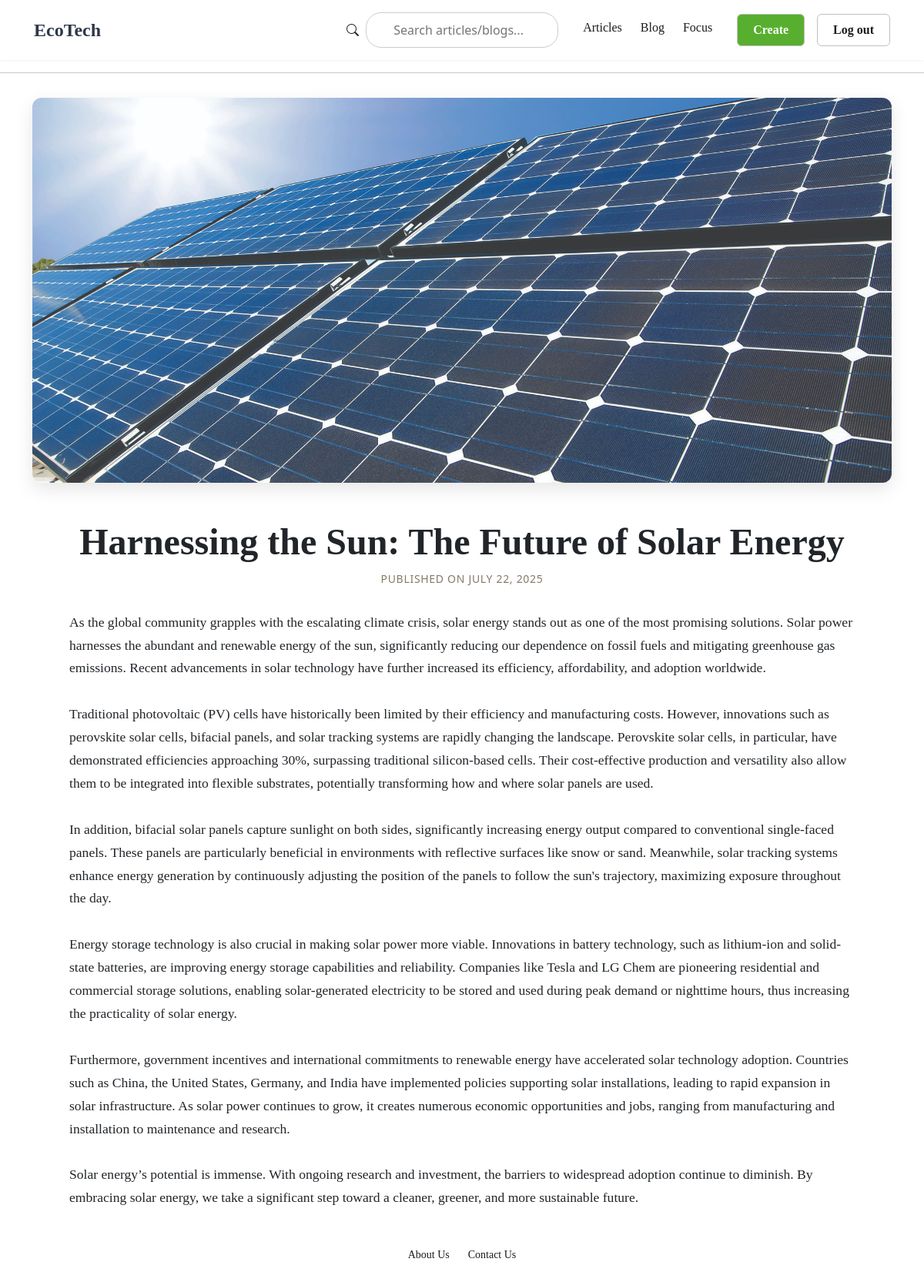
The page /10/ (signed in) on the database its author committed.
### post_app/models.py (models this page shows, shortened)
class PostRaw(models.Model):
    author = models.ForeignKey(User, on_delete=models.CASCADE)
    created_at = models.DateTimeField(auto_now_add=True)
    likes_int = models.IntegerField(default=0)
    content = models.TextField()
    title = models.TextField(max_length=60, blank=False, null=False)
    image = models.ImageField(upload_to='post_images/', blank=True, null=False)
    POST_TYPE_CHOICES = [
        (1, 'admin'),
        (2, 'user')
    ]
    post_type = models.IntegerField(choices=POST_TYPE_CHOICES, default=2)
    class Meta:
        app_label = 'post_app'
        db_table = 'post_app_raw'
        verbose_name = 'Post Data Management'

### post_app/views.py (the view)
# urls.py: path('<int:post_id>/', views.post_detail, name='post_detail'),
@login_required()
def post_detail(request, post_id):
    post = get_object_or_404(PostRaw, id=post_id)
    return render(request, 'post_detail.html', {'post': post})

### templates/post_detail.html (shortened to what this page needs)
{% extends "base_generic.html" %}
{% block content %}
  <article class="post-detail-container">
    {% if post.image %}
      <div class="post-hero-image">
        <img src="{{ post.image.url }}" alt="{{ post.title }}">
      </div>
    {% endif %}
    <header class="post-header">
      <h1>{{ post.title }}</h1>
      <p class="post-meta">Published on {{ post.created_at|date:"F d, Y" }}</p>
    </header>
    <div class="post-body">
      {{ post.content|linebreaksbr }}
    </div>
  </article>
{% endblock %}

### static/css/styles.css (style rules this page uses)
h1 { font-family: "Times New Roman", Times, serif;; }
.post-meta { font-size: 0.875rem; color: #6b7280; margin: 0 0 0.75rem 0; }
.post-hero-image { width: 100%; height: 500px; margin-bottom: 3rem; border-radius: 12px; overflow: hidden; box-shadow: 0 8px 25px rgba(0, 0, 0, 0.1); }
.post-hero-image img { width: 100%; height: 100%; object-fit: cover; object-position: center; display: block; }
.post-header { text-align: center; margin: 0 auto 2rem auto; }
.post-body { max-width: 1020px; margin: 0 auto; font-family: "Times New Roman", Times, serif; font-size: 1.1rem; line-height: 1.7; }
.post-header h1 { font-family: "Times New Roman", Times, serif;; font-size: 3rem; font-weight: 700; line-height: 1.2; margin-bottom: 0.5rem; }
.post-header .post-meta { color: #857A65; font-size: 0.875rem; font-weight: 500; text-transform: uppercase; letter-spacing: 0.05em; margin: 0 0 0.75rem 0; }

### rows shown on the page
PostRaw: image (picture), title "Harnessing the Sun: The Future of Solar Energy", created_at "JULY 22, 2025", content "As the global community grapples with the escalating climate crisis, solar energy stands out as one of the most promising solutions. Solar power harnesses the abundant and renewable energy of the sun, significantly reducing our dependence on fossil fuels and mitigating greenhouse gas emissions. Recent advancements in solar technology have further increased its efficiency, affordability, and adoption worldwide. Traditional photovoltaic (PV) cells have historically been limited by their efficiency and manufacturing costs. However, innovations such as perovskite solar cells, bifacial panels, and solar tracking systems are rapidly changing the landscape. Perovskite solar cells, in particular,…"
